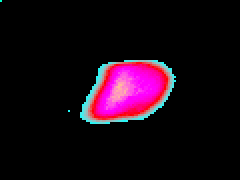
#> input picture calibration/time_average/colorimg/CMOS_uint8_1600_B.bmp, 120 x 90 px, found by its file name (shown 2 times larger); the run also reads 1 picture not shown here
$ python is_same_img.py
#> lines starting #> are read from the running program, lines starting #| are printed output that depends on the picture
### calibration/time_average/twocolor_convert.py
"""
色情報を温度配列に
温度配列
を色情報に変換する
"""
from PIL import Image
import cv2
import numpy as np
from icecream import ic
import gravitypoint as gp
import trimming as tr

# [51 lines left out: function tocolor, not called in this run]


def totemperature(img_color):
    """
    二色温度計画像の色画像を温度配列に変換

    Parameters
    ----------
    img_color : numpy
        二色温度計の色画像が入った配列

    Returns
    -------
    temperature_np : numpy
        二色温度計の温度情報が入った配列
    """
    # 色と温度の対応データの読み込み
    csv_path = "/Users/paix/Desktop/Python_lab/colortotemperature/color_to_temperature.csv"
    csv_data = np.loadtxt(csv_path, delimiter=',')
    TEMPERATURE = csv_data[:, :1]
    # ic(TEMPERATURE)
    # RGB = np.array(csv_data[:, 1:4], dtype=np.int8)
    RGB = csv_data[:, 1:4]
    # 小数点があるとエラーになるので8ビットの整数型に変換
    # img_color = np.array(img_color, dtype=np.uint8)
    img_color = np.array(img_color)

    # 温度データ格納用の配列を用意
    img_zero = np.zeros(img_color.shape)
    temperature_np = np.squeeze(np.delete(img_zero, np.s_[1:], 2))

    height, width = img_color[:,:,0].shape
    img_r = img_color[:,:,0].reshape(height*width)
    img_g = img_color[:,:,1].reshape(height*width)
    img_b = img_color[:,:,2].reshape(height*width)
    temperature_np = temperature_np.reshape(height*width)
    ic(img_r.size)
    for i in range(img_r.size):
        ii = 0
        if img_r[i] == 0 and img_g[i] == 0 and img_b[i] == 0:
            continue
        for rgb in RGB:
            ii += 1
            if img_r[i] == int(rgb[0]) and img_g[i] == int(rgb[1]) and img_b[i] == int(rgb[2]):
                temperature_np[i] = TEMPERATURE[ii-1]
    temperature_np = temperature_np.reshape(height, width)
    return temperature_np

# [9 lines that do not run on import are left out]

    # [12 lines of commented-out code are left out]


### calibration/time_average/is_same_img.py
import numpy as np
from PIL import Image
from icecream import ic
import twocolor_convert as tc

if __name__ == '__main__':
    img_uint = np.array(Image.open("/Users/paix/Desktop/Python_lab/calibration/time_average/colorimg/CMOS_uint8_1600_B.bmp"))
#> img_uint is the input picture: shape (90, 120, 3); mean R, G, B 23.4, 7.9, 18.8
    img_int = np.array(Image.open("/Users/paix/Desktop/Python_lab/calibration/time_average/colorimg/CMOS_int8_1600_B.bmp"))
    img_pyrometer = np.array(Image.open("/Users/paix/Desktop/Python_lab/calibration/time_average/colorimg/1600_11.bmp"))
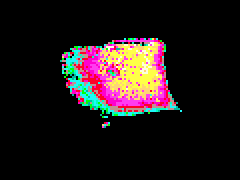
#> input picture calibration/time_average/colorimg/1600_11.bmp, 120 x 90 px, found by its file name (shown 2 times larger)
#> img_pyrometer is the input picture: shape (90, 120, 3); mean R, G, B 32.6, 23.9, 23.8

    print(np.all(img_int == img_uint))
#| True
    img_error = img_int - img_pyrometer
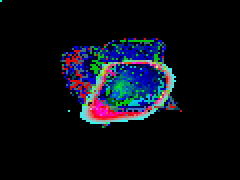
#> img_error: shape (90, 120, 3) (shown 2 times larger); mean R, G, B 10.8, 13.8, 21.5
    ic(img_error.size)
    ic(np.count_nonzero(img_error))
    error_rate = np.count_nonzero(img_error) / img_error.size * 100
#> error_rate = 14.56
    ic(error_rate)

#> (the run stopped early here; a loop or call above may not have finished)
